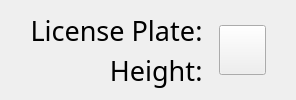
               <widget class="QFrame" name="getdata_frame">
                <property name="maximumSize">
                 <size>
                  <width>16777215</width>
                  <height>120</height>
                 </size>
                </property>
                <property name="frameShape">
                 <enum>QFrame::NoFrame</enum>
                </property>
                <property name="frameShadow">
                 <enum>QFrame::Raised</enum>
                </property>
                <layout class="QVBoxLayout" name="verticalLayout_23">
                 <property name="spacing">
                  <number>0</number>
                 </property>
                 <property name="leftMargin">
                  <number>20</number>
                 </property>
                 <property name="topMargin">
                  <number>10</number>
                 </property>
                 <property name="rightMargin">
                  <number>20</number>
                 </property>
                 <property name="bottomMargin">
                  <number>10</number>
                 </property>
                 <item>
                  <widget class="QFrame" name="frame_6">
                   <property name="frameShape">
                    <enum>QFrame::NoFrame</enum>
                   </property>
                   <property name="frameShadow">
                    <enum>QFrame::Raised</enum>
                   </property>
                   <layout class="QHBoxLayout" name="horizontalLayout_11">
                    <property name="spacing">
                     <number>0</number>
                    </property>
                    <property name="leftMargin">
                     <number>10</number>
                    </property>
                    <property name="topMargin">
                     <number>0</number>
                    </property>
                    <property name="rightMargin">
                     <number>10</number>
                    </property>
                    <property name="bottomMargin">
                     <number>0</number>
                    </property>
                    <item>
                     <widget class="QFrame" name="frame_3">
                      <property name="maximumSize">
                       <size>
                        <width>16777215</width>
                        <height>120</height>
                       </size>
                      </property>
                      <property name="frameShape">
                       <enum>QFrame::NoFrame</enum>
                      </property>
                      <property name="frameShadow">
                       <enum>QFrame::Raised</enum>
                      </property>
                      <layout class="QVBoxLayout" name="verticalLayout_13">
                       <property name="spacing">
                        <number>0</number>
                       </property>
                       <property name="leftMargin">
                        <number>0</number>
                       </property>
                       <property name="topMargin">
                        <number>0</number>
                       </property>
                       <property name="rightMargin">
                        <number>0</number>
                       </property>
                       <property name="bottomMargin">
                        <number>0</number>
                       </property>
                       <item>
                        <widget class="QLabel" name="label">
                         <property name="maximumSize">
                          <size>
                           <width>16777215</width>
                           <height>60</height>
                          </size>
                         </property>
                         <property name="font">
                          <font>
                           <family>Mitr SemiBold</family>
                           <pointsize>20</pointsize>
                          </font>
                         </property>
                         <property name="text">
                          <string>License Plate</string>
                         </property>
                         <property name="alignment">
                          <set>Qt::AlignRight|Qt::AlignTrailing|Qt::AlignVCenter</set>
                         </property>
                        </widget>
                       </item>
                       <item>
                        <widget class="QLabel" name="label_3">
                         <property name="maximumSize">
                          <size>
                           <width>16777215</width>
                           <height>60</height>
                          </size>
                         </property>
                         <property name="font">
                          <font>
                           <family>Mitr SemiBold</family>
                           <pointsize>20</pointsize>
                          </font>
                         </property>
                         <property name="text">
                          <string>Height</string>
                         </property>
                         <property name="alignment">
                          <set>Qt::AlignRight|Qt::AlignTrailing|Qt::AlignVCenter</set>
                         </property>
                        </widget>
                       </item>
                      </layout>
                     </widget>
                    </item>
                    <item>
                     <widget class="QFrame" name="frame_5">
                      <property name="maximumSize">
                       <size>
                        <width>50</width>
                        <height>120</height>
                       </size>
                      </property>
                      <property name="frameShape">
                       <enum>QFrame::NoFrame</enum>
                      </property>
                      <property name="frameShadow">
                       <enum>QFrame::Raised</enum>
                      </property>
                      <layout class="QVBoxLayout" name="verticalLayout_14">
                       <property name="spacing">
                        <number>0</number>
                       </property>
                       <property name="leftMargin">
                        <number>0</number>
                       </property>
                       <property name="topMargin">
                        <number>0</number>
                       </property>
                       <property name="rightMargin">
                        <number>0</number>
                       </property>
                       <property name="bottomMargin">
                        <number>0</number>
                       </property>
                       <item>
                        <widget class="QLabel" name="label_4">
                         <property name="maximumSize">
                          <size>
                           <width>16777215</width>
                           <height>16777215</height>
                          </size>
                         </property>
                         <property name="font">
                          <font>
                           <family>Mitr SemiBold</family>
                           <pointsize>20</pointsize>
                          </font>
                         </property>
                         <property name="text">
                          <string>:</string>
                         </property>
                         <property name="alignment">
                          <set>Qt::AlignCenter</set>
                         </property>
                        </widget>
                       </item>
                       <item>
                        <widget class="QLabel" name="label_8">
                         <property name="maximumSize">
                          <size>
                           <width>16777215</width>
                           <height>16777215</height>
                          </size>
                         </property>
                         <property name="font">
                          <font>
                           <family>Mitr SemiBold</family>
                           <pointsize>20</pointsize>
                          </font>
                         </property>
                         <property name="text">
                          <string>:</string>
                         </property>
                         <property name="alignment">
                          <set>Qt::AlignCenter</set>
                         </property>
                        </widget>
                       </item>
                      </layout>
                     </widget>
                    </item>
                    <item>
                     <widget class="QFrame" name="data_api_frame">
                      <property name="maximumSize">
                       <size>
                        <width>16777215</width>
                        <height>120</height>
                       </size>
                      </property>
                      <property name="frameShape">
                       <enum>QFrame::NoFrame</enum>
                      </property>
                      <property name="frameShadow">
                       <enum>QFrame::Raised</enum>
                      </property>
                      <layout class="QVBoxLayout" name="verticalLayout_15">
                       <property name="spacing">
                        <number>0</number>
                       </property>
                       <property name="leftMargin">
                        <number>0</number>
                       </property>
                       <property name="topMargin">
                        <number>0</number>
                       </property>
                       <property name="rightMargin">
                        <number>0</number>
                       </property>
                       <property name="bottomMargin">
                        <number>0</number>
                       </property>
                       <item>
                        <widget class="QLabel" name="api_lcp_label">
                         <property name="font">
                          <font>
                           <family>Mitr SemiBold</family>
                           <pointsize>20</pointsize>
                          </font>
                         </property>
                         <property name="text">
                          <string/>
                         </property>
                         <property name="alignment">
                          <set>Qt::AlignCenter</set>
                         </property>
                        </widget>
                       </item>
                       <item>
                        <widget class="QLabel" name="api_height_label">
                         <property name="font">
                          <font>
                           <family>Mitr SemiBold</family>
                           <pointsize>20</pointsize>
                          </font>
                         </property>
                         <property name="text">
                          <string/>
                         </property>
                         <property name="alignment">
                          <set>Qt::AlignCenter</set>
                         </property>
                        </widget>
                       </item>
                      </layout>
                     </widget>
                    </item>
                    <item>
                     <widget class="QPushButton" name="reload_btn">
                      <property name="maximumSize">
                       <size>
                        <width>50</width>
                        <height>50</height>
                       </size>
                      </property>
                      <property name="font">
                       <font>
                        <family>Mitr SemiBold</family>
                        <pointsize>12</pointsize>
                       </font>
                      </property>
                      <property name="cursor">
                       <cursorShape>PointingHandCursor</cursorShape>
                      </property>
                      <property name="text">
                       <string/>
                      </property>
                      <property name="icon">
                       <iconset resource="resource2.qrc">
                        <normaloff>:/icon/icon/icons8-sync-96.png</normaloff>:/icon/icon/icons8-sync-96.png</iconset>
                      </property>
                      <property name="iconSize">
                       <size>
                        <width>30</width>
                        <height>30</height>
                       </size>
                      </property>
                     </widget>
                    </item>
                   </layout>
                  </widget>
                 </item>
                </layout>
               </widget>
